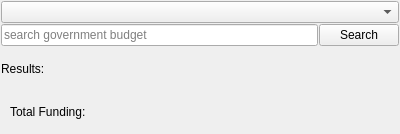
<?xml version="1.0" encoding="UTF-8"?>
<ui version="4.0">
 <class>options</class>
 <widget class="QWidget" name="options">
  <property name="geometry">
   <rect>
    <x>0</x>
    <y>0</y>
    <width>400</width>
    <height>134</height>
   </rect>
  </property>
  <property name="minimumSize">
   <size>
    <width>400</width>
    <height>0</height>
   </size>
  </property>
  <property name="maximumSize">
   <size>
    <width>16777215</width>
    <height>134</height>
   </size>
  </property>
  <property name="windowTitle">
   <string>Form</string>
  </property>
  <layout class="QHBoxLayout" name="horizontalLayout">
   <property name="spacing">
    <number>1</number>
   </property>
   <property name="leftMargin">
    <number>1</number>
   </property>
   <property name="topMargin">
    <number>1</number>
   </property>
   <property name="rightMargin">
    <number>1</number>
   </property>
   <property name="bottomMargin">
    <number>1</number>
   </property>
   <item>
    <layout class="QHBoxLayout" name="horizontalLayout_3">
     <item>
      <layout class="QVBoxLayout" name="verticalLayout_4" stretch="0,5,5">
       <item>
        <widget class="QComboBox" name="cfgListBox"/>
       </item>
       <item>
        <layout class="QHBoxLayout" name="horizontalLayout_6">
         <item>
          <widget class="QLineEdit" name="search">
           <property name="inputMask">
            <string/>
           </property>
           <property name="text">
            <string/>
           </property>
           <property name="placeholderText">
            <string>search government budget</string>
           </property>
          </widget>
         </item>
         <item>
          <widget class="QPushButton" name="btnSearch">
           <property name="text">
            <string>Search</string>
           </property>
          </widget>
         </item>
        </layout>
       </item>
       <item>
        <layout class="QHBoxLayout" name="horizontalLayout_7">
         <item>
          <layout class="QVBoxLayout" name="verticalLayout_5">
           <item>
            <layout class="QHBoxLayout" name="horizontalLayout_8" stretch="3,7">
             <item>
              <layout class="QVBoxLayout" name="verticalLayout_6">
               <item>
                <widget class="QLabel" name="label">
                 <property name="text">
                  <string>Results:</string>
                 </property>
                </widget>
               </item>
              </layout>
             </item>
             <item>
              <layout class="QVBoxLayout" name="verticalLayout_7">
               <item>
                <widget class="QLabel" name="entryResults">
                 <property name="text">
                  <string/>
                 </property>
                </widget>
               </item>
              </layout>
             </item>
            </layout>
           </item>
           <item>
            <widget class="QWidget" name="fundingLayout" native="true">
             <layout class="QHBoxLayout" name="fundingLayout2" stretch="3,7">
              <item>
               <layout class="QHBoxLayout" name="horizontalLayout_2">
                <item>
                 <widget class="QLabel" name="fundingLabel">
                  <property name="text">
                   <string>Total Funding:</string>
                  </property>
                 </widget>
                </item>
               </layout>
              </item>
              <item>
               <layout class="QHBoxLayout" name="horizontalLayout_12">
                <item>
                 <widget class="QLabel" name="fundingTotal">
                  <property name="text">
                   <string/>
                  </property>
                 </widget>
                </item>
               </layout>
              </item>
             </layout>
            </widget>
           </item>
          </layout>
         </item>
        </layout>
       </item>
      </layout>
     </item>
    </layout>
   </item>
  </layout>
 </widget>
 <resources/>
 <connections/>
</ui>
